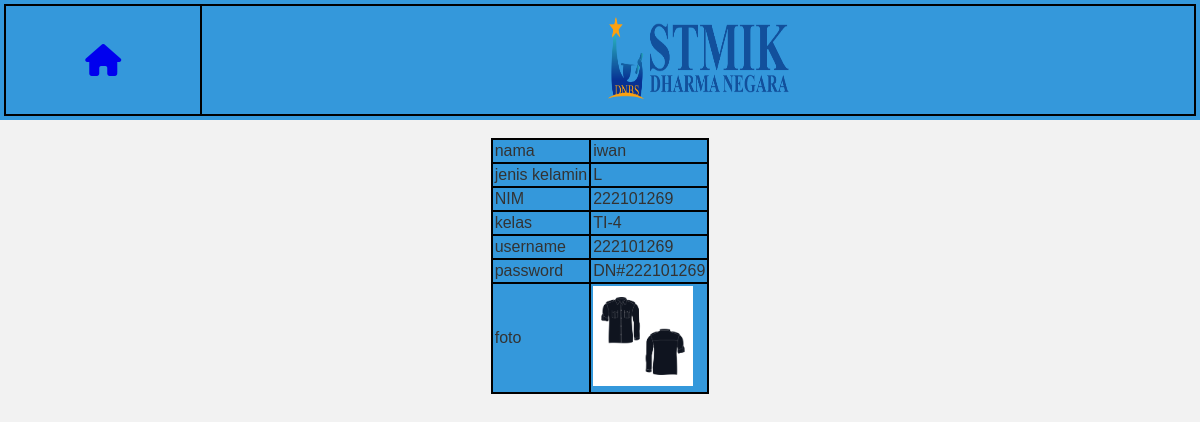
Page /admin/view.php?id=11 on the committed database.
### tables this page shows
CREATE TABLE `mahasiswa` (
  `id` int(11) NOT NULL,
  `nama` varchar(50) DEFAULT NULL,
  `jk` varchar(1) NOT NULL,
  `NIM` int(15) DEFAULT NULL,
  `kelas` varchar(7) DEFAULT NULL,
  `username` varchar(100) DEFAULT NULL,
  `password` varchar(100) DEFAULT NULL,
  `foto` varchar(100) DEFAULT NULL
);

### admin/view.php (the view, shortened to what this page needs)
<?php include("koneksi.php")?>
<!DOCTYPE html>
<head>
    <link rel="stylesheet" href="fontawesome/css/all.css">
</head>
<body>
<center>
<?php
$id = $_GET['id'];
$sql = "SELECT * FROM mahasiswa WHERE id= $id";
$query = mysqli_query($db, $sql);
$data = mysqli_fetch_assoc($query);
?>
<div class="header">
    <table>
      <tr align="center">
      <td><a href="beranda.php" align="center"><i class="fa-solid fa-house fa-2x"></i></i></td>
            <td><img src="img/dnbs.png" alt="" height="100" width="200"></td>
      </tr>
    </table>
</div>
<br>
<table>
    <tr>
        <td>nama</td>
        <td><?php echo $data['nama']?></td>
    </tr>
    <tr>
          <td>jenis kelamin</td>
          <td><?php echo $data['jk']?></td>
        </tr>
        <tr>
          <td>NIM</td>
          <td><?php echo $data['NIM']?></td>
        </tr>
        <tr>
          <td>kelas</td>
          <td><?php echo $data['kelas']?></td>
        </tr>
        <tr>
          <td>username</td>
          <td><?php echo $data['username']?></td>
        </tr>
        <tr>
          <td>password</td>
          <td><?php echo $data['password']?></td>
        </tr>
            <tr>
            <td>foto</td>
            <td>
                <img src="upload/<?php echo $data['foto']?>" alt="<?php echo $data['foto']?>" height="100px">
            </td>
        </tr>
</table>
</center>
</body>
</html>

### admin/view.php (style rules this page uses)
body { font-family: 'Arial', sans-serif; background-color: #f2f2f2; margin: 0; padding: 0; color: #333; }
.header { background-color: #3498db; padding: 4px; color: white; text-align: center; }
.header table { text-align: center; padding:5; width:100%; }
table { background: black; }
table td { padding: 2px; margin: 2px; background: #3498db; }
table tr:nth-child(odd) td { background: #3498db; }

### rows in the picture
mahasiswa: nama "iwan", jk "L", NIM "222101269", kelas "TI-4", username "222101269", password "DN#222101269", foto (picture)
